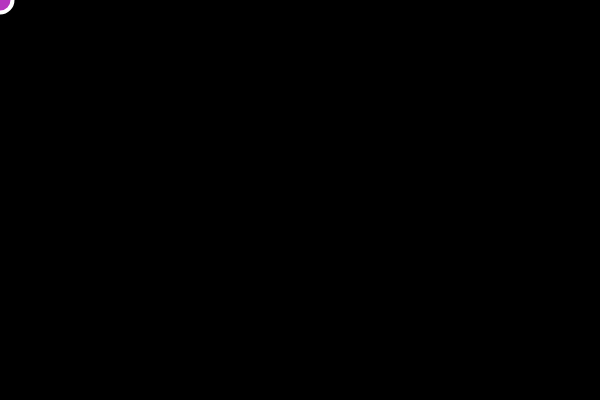
Frame 1 (no input)
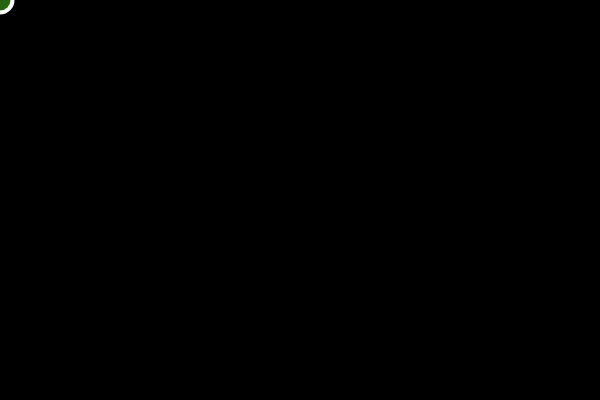
Frame 60 (no input)
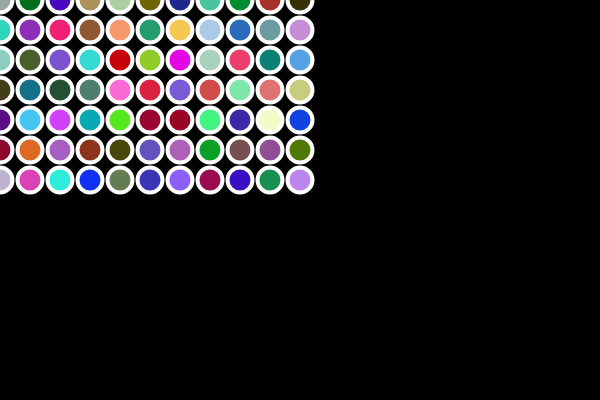
Frame 120 (the mouse pressed at the canvas centre since frame 60)

The p5.js sketch that drew these frames (run headless with seeded random() and noise() and a simulated clock; from frame 60 on, the mouse is pressed at the canvas centre):

// p5.js sketch
// ── sketch.js
function setup() {
  createCanvas(600, 400);
}

function draw() {
  // flipbook analogy - draw lets you animate
  background(0);
  strokeWeight(4);
  stroke(255);

  for (let x = 0; x <= mouseX; x += 30) {
    // for each of the above values, lets now do this:
    for (let y = 0; y <= mouseY; y += 30) {
      fill(random(255), random(255), random(255));
      ellipse(x, y, 25, 25);
    }
  }
}
